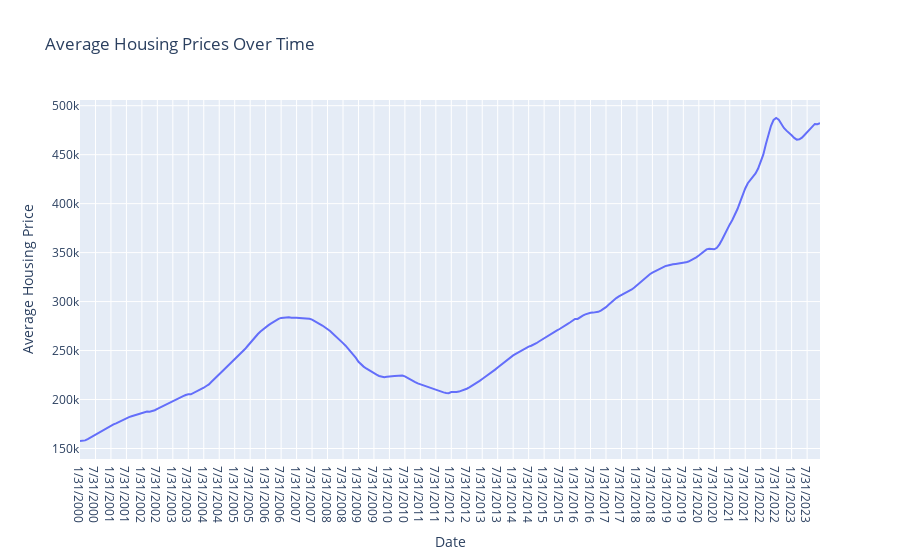

The cell this chart's notebook holds for it:
### Code cell
# Calculating the average housing prices over time
average_prices_over_time = df[price_columns].mean()

# Creating a line plot to visualize the average housing prices over time
fig = px.line(x=price_columns, y=average_prices_over_time, title='Average Housing Prices Over Time')
fig.update_xaxes(title_text='Date')
fig.update_yaxes(title_text='Average Housing Price')
fig.show()

### Figure 1 — Plotly figure (JSON) as saved in the notebook; plotly's stock layout.template omitted (floating-point values rounded to 4 significant figures; data arrays with more than 128 entries replaced by an {"elided": "..."} marker saying what was removed)
{"data": [{"hovertemplate": "x=%{x}<br>y=%{y}<extra></extra>", "legendgroup": "", "line": {"color": "#636efa", "dash": "solid"}, "marker": {"symbol": "circle"}, "mode": "lines", "name": "", "orientation": "v", "showlegend": false, "type": "scatter", "x": {"elided": "288 str values"}, "xaxis": "x", "y": {"elided": "288 float values"}, "yaxis": "y"}], "layout": {"legend": {"tracegroupgap": 0}, "title": {"text": "Average Housing Prices Over Time"}, "xaxis": {"anchor": "y", "domain": [0, 1], "title": {"text": "Date"}}, "yaxis": {"anchor": "x", "domain": [0, 1], "title": {"text": "Average Housing Price"}}}}
